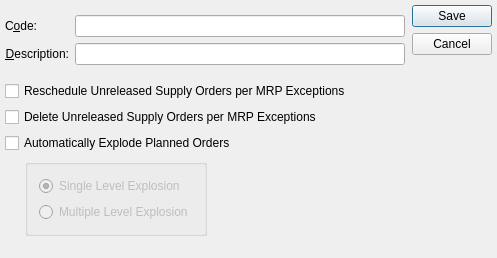
<?xml version="1.0" encoding="UTF-8"?>
<ui version="4.0">
 <comment>This file is part of the xTuple ERP: PostBooks Edition, a free and
open source Enterprise Resource Planning software suite,
Copyright (c) 1999-2019 by OpenMFG LLC, d/b/a xTuple.
It is licensed to you under the Common Public Attribution License
version 1.0, the full text of which (including xTuple-specific Exhibits)
is available at www.xtuple.com/CPAL.  By using this software, you agree
to be bound by its terms.</comment>
 <class>plannerCode</class>
 <widget class="QDialog" name="plannerCode">
  <property name="geometry">
   <rect>
    <x>0</x>
    <y>0</y>
    <width>497</width>
    <height>258</height>
   </rect>
  </property>
  <property name="windowTitle">
   <string>Planner Code</string>
  </property>
  <layout class="QHBoxLayout">
   <property name="spacing">
    <number>7</number>
   </property>
   <property name="margin">
    <number>5</number>
   </property>
   <item>
    <layout class="QVBoxLayout">
     <item>
      <layout class="QFormLayout" name="formLayout">
       <property name="topMargin">
        <number>10</number>
       </property>
       <property name="bottomMargin">
        <number>10</number>
       </property>
       <item row="0" column="0">
        <widget class="QLabel" name="_codeLit">
         <property name="text">
          <string>C&amp;ode:</string>
         </property>
         <property name="alignment">
          <set>Qt::AlignRight|Qt::AlignTrailing|Qt::AlignVCenter</set>
         </property>
         <property name="buddy">
          <cstring>_code</cstring>
         </property>
        </widget>
       </item>
       <item row="0" column="1">
        <widget class="XLineEdit" name="_code"/>
       </item>
       <item row="1" column="0">
        <widget class="QLabel" name="_descriptionLit">
         <property name="text">
          <string>&amp;Description:</string>
         </property>
         <property name="alignment">
          <set>Qt::AlignRight|Qt::AlignTrailing|Qt::AlignVCenter</set>
         </property>
         <property name="buddy">
          <cstring>_description</cstring>
         </property>
        </widget>
       </item>
       <item row="1" column="1">
        <widget class="XLineEdit" name="_description"/>
       </item>
      </layout>
     </item>
     <item>
      <widget class="QCheckBox" name="_mrpexcpResched">
       <property name="text">
        <string>Reschedule Unreleased Supply Orders per MRP Exceptions</string>
       </property>
      </widget>
     </item>
     <item>
      <widget class="QCheckBox" name="_mrpexcpDelete">
       <property name="text">
        <string>Delete Unreleased Supply Orders per MRP Exceptions</string>
       </property>
      </widget>
     </item>
     <item>
      <widget class="QCheckBox" name="_autoExplode">
       <property name="text">
        <string>Automatically Explode Planned Orders</string>
       </property>
      </widget>
     </item>
     <item>
      <layout class="QHBoxLayout">
       <item>
        <spacer name="Spacer11">
         <property name="orientation">
          <enum>Qt::Horizontal</enum>
         </property>
         <property name="sizeType">
          <enum>QSizePolicy::Preferred</enum>
         </property>
         <property name="sizeHint" stdset="0">
          <size>
           <width>20</width>
           <height>16</height>
          </size>
         </property>
        </spacer>
       </item>
       <item>
        <widget class="QGroupBox" name="_explosionGroup">
         <property name="enabled">
          <bool>false</bool>
         </property>
         <property name="title">
          <string/>
         </property>
         <layout class="QVBoxLayout" name="_2">
          <item>
           <widget class="QRadioButton" name="_singleLevel">
            <property name="text">
             <string>Single Level Explosion</string>
            </property>
            <property name="checked">
             <bool>true</bool>
            </property>
           </widget>
          </item>
          <item>
           <widget class="QRadioButton" name="_multipleLevel">
            <property name="text">
             <string>Multiple Level Explosion</string>
            </property>
           </widget>
          </item>
         </layout>
        </widget>
       </item>
       <item>
        <spacer name="spacer57">
         <property name="orientation">
          <enum>Qt::Horizontal</enum>
         </property>
         <property name="sizeType">
          <enum>QSizePolicy::Expanding</enum>
         </property>
         <property name="sizeHint" stdset="0">
          <size>
           <width>31</width>
           <height>10</height>
          </size>
         </property>
        </spacer>
       </item>
      </layout>
     </item>
     <item>
      <spacer name="spacer59">
       <property name="orientation">
        <enum>Qt::Vertical</enum>
       </property>
       <property name="sizeType">
        <enum>QSizePolicy::Expanding</enum>
       </property>
       <property name="sizeHint" stdset="0">
        <size>
         <width>16</width>
         <height>16</height>
        </size>
       </property>
      </spacer>
     </item>
    </layout>
   </item>
   <item>
    <layout class="QVBoxLayout">
     <property name="spacing">
      <number>5</number>
     </property>
     <item>
      <widget class="QDialogButtonBox" name="_buttonBox">
       <property name="orientation">
        <enum>Qt::Vertical</enum>
       </property>
       <property name="standardButtons">
        <set>QDialogButtonBox::Cancel|QDialogButtonBox::Save</set>
       </property>
      </widget>
     </item>
     <item>
      <spacer name="Spacer20">
       <property name="orientation">
        <enum>Qt::Vertical</enum>
       </property>
       <property name="sizeType">
        <enum>QSizePolicy::Expanding</enum>
       </property>
       <property name="sizeHint" stdset="0">
        <size>
         <width>20</width>
         <height>20</height>
        </size>
       </property>
      </spacer>
     </item>
    </layout>
   </item>
  </layout>
 </widget>
 <layoutdefault spacing="6" margin="11"/>
 <customwidgets>
  <customwidget>
   <class>XLineEdit</class>
   <extends>QLineEdit</extends>
   <header>xlineedit.h</header>
   <container>1</container>
  </customwidget>
 </customwidgets>
 <tabstops>
  <tabstop>_code</tabstop>
  <tabstop>_description</tabstop>
  <tabstop>_mrpexcpResched</tabstop>
  <tabstop>_mrpexcpDelete</tabstop>
  <tabstop>_autoExplode</tabstop>
  <tabstop>_singleLevel</tabstop>
  <tabstop>_multipleLevel</tabstop>
  <tabstop>_buttonBox</tabstop>
 </tabstops>
 <includes>
  <include location="global">parameter.h</include>
 </includes>
 <resources/>
 <connections/>
</ui>
